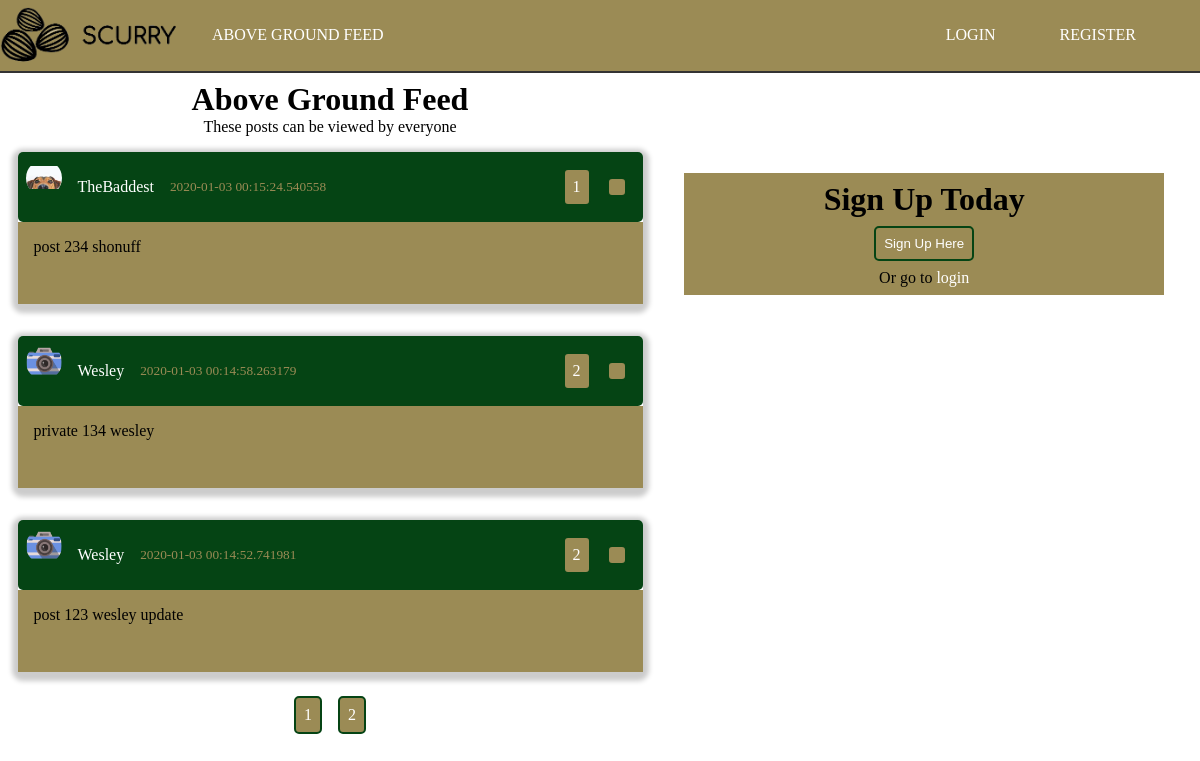
The page /home?page=2 on the database its author committed.
### scurry/models.py (models this page shows, shortened)
class Post(db.Model):
    id = db.Column(db.Integer, primary_key=True)
    content = db.Column(db.Text, nullable=False)
    date_posted = db.Column(db.DateTime, nullable=False, default=datetime.utcnow)
    date_shared = db.Column(db.DateTime)
    user_id = db.Column(db.Integer, db.ForeignKey('user.id'), nullable=False)
    private = db.Column(db.Boolean, default=False, nullable=False)
    likes = db.relationship('PostLike', backref='post', lazy='dynamic')
    shares = db.relationship('PostShare', foreign_keys='PostShare.shared_post_id', backref='post', lazy='dynamic')

class User(db.Model, UserMixin):
    id = db.Column(db.Integer, primary_key=True)
    username = db.Column(db.String(20), unique=True, nullable=False)
    email = db.Column(db.String(120), unique=True, nullable=False)
    image_file = db.Column(db.String(20), nullable=False, default='noprofile.jpg')
    password = db.Column(db.String(60), nullable=False)
    posts = db.relationship('Post', backref='author', lazy=True)
    followed = db.relationship(
        'User', secondary=followers,
        primaryjoin=(followers.c.follower_id == id),
        secondaryjoin=(followers.c.followed_id == id),
        backref=db.backref('followers', lazy='dynamic'), lazy='dynamic')
    shared = db.relationship(
        'PostShare',
        foreign_keys='PostShare.sharer_id',
        backref='sharer', lazy='dynamic')
    liked = db.relationship(
        'PostLike',
        foreign_keys='PostLike.user_id',
        backref='user', lazy='dynamic')

### scurry/main/routes.py (the view)
@main.route('/')
@main.route('/home', methods=['POST', 'GET'])
def index():
    postForm = PostForm()
    if postForm.validate_on_submit():
        post = Post(private=postForm.private.data, content=postForm.content.data, author=current_user)
        db.session.add(post)
        db.session.commit()
        flash('Post Created!', 'success')
        return redirect(request.referrer)
    if current_user.is_authenticated:
        user = User.query.filter_by(id=current_user.id).first_or_404()
    else:
        user = 'Null'
    page = request.args.get('page', 1, type=int)
    posts = Post.query.filter_by(private=False).order_by(Post.date_posted.desc()).paginate(page=page, per_page=5)
    return render_template('home.html', title='Home', posts=posts, user=user, postForm=postForm)

### scurry/templates/home.html (shortened to what this page needs)
{% extends "layout.html" %}
{% block content %}
    <div class="container" id="home">
        <h1 class="page-header">Above Ground Feed</h1>
        <p class="page-header subtext">These posts can be viewed by everyone</p>
        <div class="posts-container">
            {%  for post in posts.items %}
                <article class="article-post shadow">
                    <div class="post-head">
                        <img src="{{ url_for('static', filename='images/' + post.author.image_file) }}" alt="user photo" class="article-img">
                        <div class="post-metadata">
                            <a class="post-author" href="{{ url_for('users.user_posts', username=post.author.username) }}">{{ post.author.username }}</a>
                            <small>{{ post.date_posted }}</small>
                            <p class="btn right">
                                {{ post.likes.count() }}
                            </p>
                            <a href="{{ url_for('posts.share_post', post_id=post.id) }}" class="btn">
                            </a>
                        </div>
                    </div>
                    <div class="post-body">
                        <p class="post-content">{{ post.content }}</p>
                    </div>
                </article>
            {% endfor %}
            <div class="pagination">
                {% for page_num in posts.iter_pages() %}
                    {% if page_num %}
                        <a class="btn btn-info" href="{{ url_for('main.index', page=page_num) }}">{{ page_num }}</a>
                    {% else %}
                        ...
                    {% endif %}
                {% endfor %}
            </div>
        </div>
    </div>
{% endblock content %}

### scurry/static/style.css (style rules this page uses)
*, *::before, *::after { margin: 0; padding: 0; box-sizing: border-box; }
html { --main-color: #054414; --accent-color: #9b8b55; }
body { background-size: cover; }
a { text-decoration: none; color: #ffffff; transition: color .4s ease; }
.container { padding: .5rem; }
.shadow { -webkit-box-shadow: 0px 3px 5px 6px #ccc; -moz-box-shadow: 0px 3px 5px 6px #ccc; box-shadow: 0px 3px 5px 6px #ccc; }
.btn { margin: .5rem; padding: .5rem; background: var(--accent-color); border: 2px solid var(--main-color); border-radius: 5px; color: #fff; cursor: pointer; }
.pagination { display: flex; justify-content: center; align-items: center; }
.right { margin-left: auto; }
.page-header { text-align: center; }
#home { height: 100%; display: flex; flex-direction: column; }
.posts-container { grid-area: main; display: flex; flex-direction: column; justify-content: center; align-items: center; color: #ffffff; }
.article-post { width: 100%; max-width: 625px; margin: 1rem; border-radius: 5px; }
.post-head { padding: .5rem; width: 100%; background: var(--main-color); color: var(--accent-color); display: flex; border-radius: 5px; }
.post-author { color: #ffffff; margin-right: 1rem; }
.post-metadata { margin-left: 1rem; width: 100%; display: flex; justify-content: center; align-items: center; }
.article-img { width: 36px; height: 36px; object-fit: contain; border-radius: 50%; }
.post-body { padding: 1rem; padding-bottom: 3rem; width: 100%; background: var(--accent-color); color: black; position: relative; }

### rows shown on the page
Post: image_file (picture), author.username "TheBaddest", date_posted "2020-01-03 00:15:24.540558", likes.count "1", content "post 234 shonuff"
Post: image_file (picture), author.username "Wesley", date_posted "2020-01-03 00:14:58.263179", likes.count "2", content "private 134 wesley"
Post: image_file (picture), author.username "Wesley", date_posted "2020-01-03 00:14:52.741981", likes.count "2", content "post 123 wesley update"

### other values the page prints
{{ page_num }} "1" "2"
